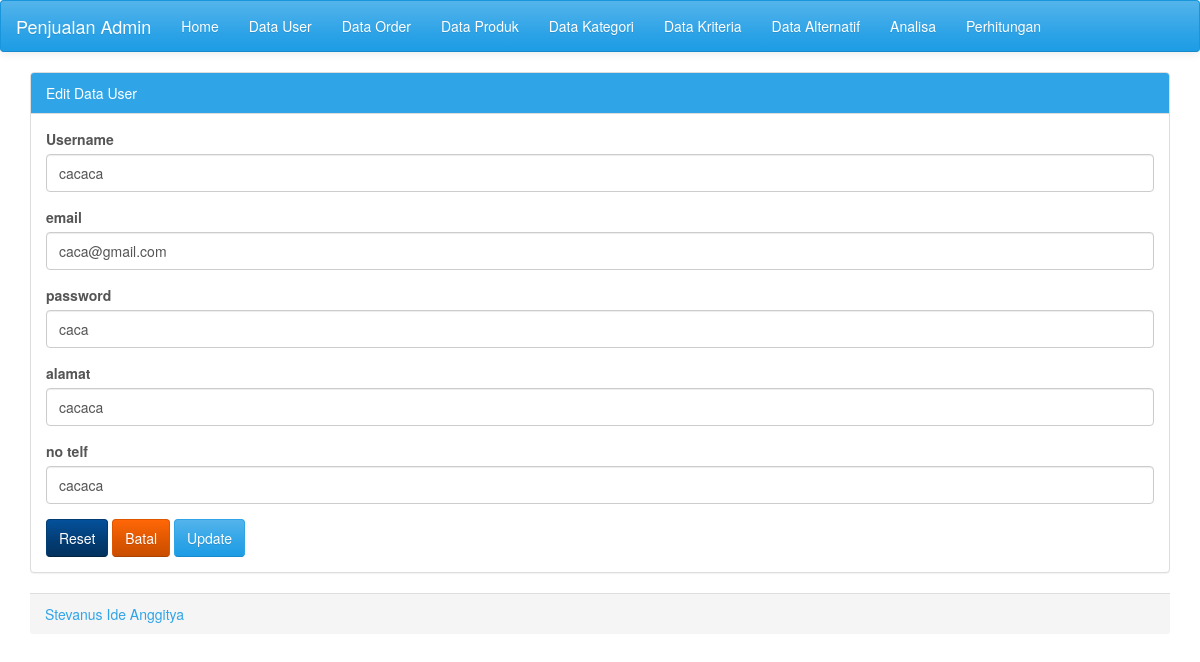
Screenshot of /edit-user.php?id=2 with the database file from the repository.
### tables this page shows
CREATE TABLE `tbl_user` (
  `id_user` int(20) NOT NULL,
  `username` varchar(100) NOT NULL,
  `email` varchar(100) NOT NULL,
  `password` varchar(100) NOT NULL,
  `alamat` text NOT NULL,
  `no_telf` varchar(100) NOT NULL
);

### edit-user.php (the view, shortened to what this page needs)
<?php
include('configdb.php');
if (isset($_GET['id'])) {
    $id = (int)$_GET['id'];
    $query = "SELECT * FROM tbl_user WHERE id_user = $id";
    $result = mysqli_query($mysqli, $query);
    $row = mysqli_fetch_assoc($result);
}
?>
<!DOCTYPE html>
<html lang="en">
<head>
    <link href="ui/css/cerulean.min.css" rel="stylesheet">
</head>
<body>
<nav class="navbar navbar-default">
    <div class="container-fluid">
        <div class="navbar-header">
            <a class="navbar-brand" href="#"><?php echo $_SESSION['judul'];?></a>
        </div>
        <div id="navbar" class="navbar-collapse collapse">
            <ul class="nav navbar-nav">
                <li><a href="index.php">Home</a></li>
                <li><a href="user.php">Data User</a></li>
                <li><a href="order.php">Data Order</a></li>
                <li><a href="produk.php">Data Produk</a></li>
                <li><a href="kategori.php">Data Kategori</a></li>
                <li><a href="kriteria.php">Data Kriteria</a></li>
                <li><a href="alternatif.php">Data Alternatif</a></li>
                <li><a href="analisa.php">Analisa</a></li>
                <li><a href="perhitungan.php">Perhitungan</a></li>
            </ul>
        </div>
    </div>
</nav>
<div class="container">
    <div class="panel panel-primary">
        <div class="panel-heading">Edit Data User</div>
        <div class="panel-body">
            <form method="POST" action="" enctype="multipart/form-data">
                <div class="box-body">
                    <div class="form-group">
                        <label for="produk">Username</label>
                        <input type="text" class="form-control" name="username" value="<?php echo $row['username'] ; ?>" autofocus="" required="">
                    </div>
                    <div class="form-group">
                        <label for="produk">email</label>
                        <input type="text" class="form-control" name="email" value="<?php echo $row['email']; ?>" autofocus="" required="">
                    </div>
                    <div class="form-group">
                        <label for="produk">password</label>
                        <input type="text" class="form-control" name="password" value="<?php echo $row['password']; ?>" autofocus="" required="">
                    </div>
                    <div class="form-group">
                        <label for="produk">alamat</label>
                        <input type="text" class="form-control" name="alamat" value="<?php echo $row['alamat']; ?>" autofocus="" required="">
                    </div>
                    <div class="form-group">
                        <label for="produk">no telf</label>
                        <input type="text" class="form-control" name="no_telf" value="<?php echo $row['no_telf']; ?>" autofocus="" required="">
                    </div>
                </div>
                <div class="box-footer">
                    <button type="reset" class="btn btn-info">Reset</button>
                    <a href="user.php" type="cancel" class="btn btn-warning">Batal</a>
                    <button type="submit" name="submit" class="btn btn-primary">Update</button>
                </div>
            </form>
        </div>
    </div>
    <div class="panel-footer text-primary"><?php echo $_SESSION['by']; ?><div class="pull-right"></div></div>
</div>
</body>
</html>

### rows the page displays
tbl_user: username "cacaca", email "caca@gmail.com", password "caca", alamat "cacaca", no_telf "cacaca"

### other values shown
$_SESSION['judul'] "Penjualan Admin"
$_SESSION['by'] "Stevanus Ide Anggitya"
